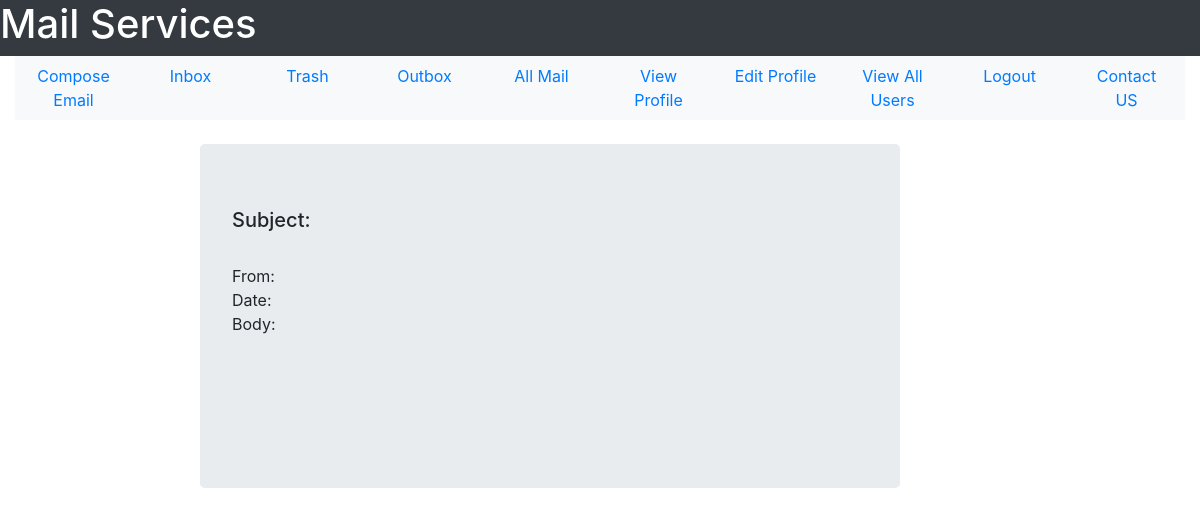
Page /view-mail/242 on the earlier database version.
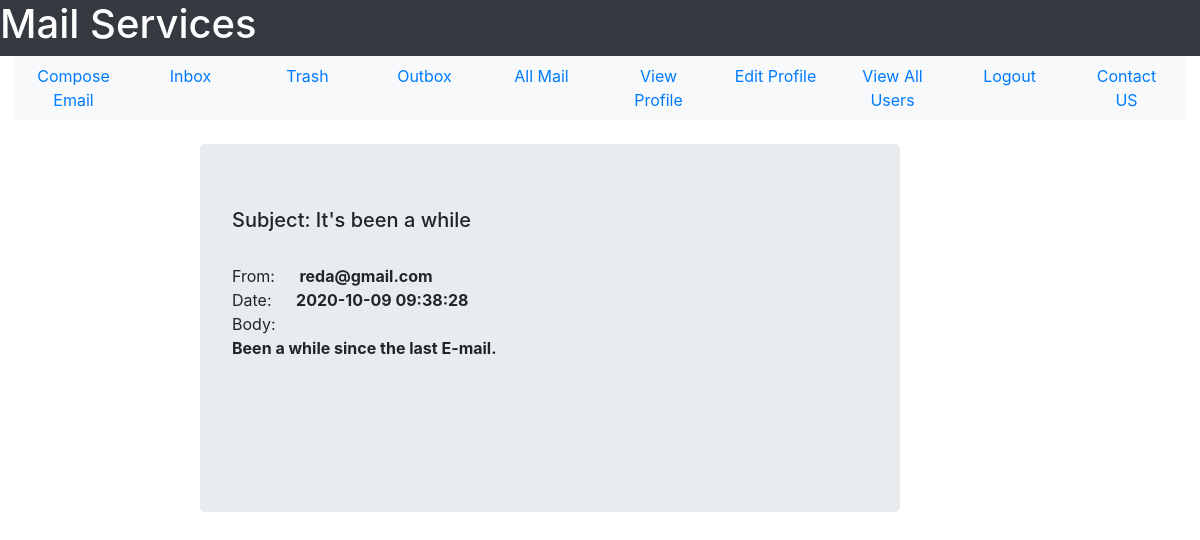
Same page on the later database version.
### tables this page shows
CREATE TABLE mail(mail_id INTEGER PRIMARY KEY, sender_id INTEGER NOT NULL, receiver_id INTEGER NOT NULL, mail_subject TEXT, mail_body TEXT,  mail_date TEXT NOT NULL,mail_seen INTEGER DEFAULT 0 CHECK(mail_seen == 0 OR mail_seen == 1), sender_trashed INTEGER DEFAULT 0 CHECK(sender_trashed == 0 OR sender_trashed == 1), receiver_trashed INTEGER DEFAULT 0 CHECK(receiver_trashed == 0 OR receiver_trashed == 1), multiple_receivers INTEGER DEFAULT 0 CHECK(multiple_receivers == 0 OR multiple_receivers == 1), FOREIGN KEY(sender_id, receiver_id) REFERENCES user(user_id, user_id));

CREATE TABLE user(user_id INTEGER PRIMARY KEY, user_name TEXT NOT NULL, user_email TEXT NOT NULL, user_password TEXT  NOT NULL, user_gender TEXT NOT NULL, user_date_of_birth TEXT NOT NULL, user_city TEXT NOT NULL, user_country TEXT NOT NULL, user_contact INTEGER, user_account_creation_date TEXT NOT NULL, user_active INTEGER DEFAULT 0 CHECK(user_active == 1 OR user_active == 0), UNIQUE(user_email));

### User/User_Mail/user_mail.py (the view, shortened to what this page needs)
@user_mail_bp.route("/view-mail/<mail_id>")
def view_mail(mail_id):
    sqlite_connection = sqlite3.connect('MAIL_DB.db')
    select_mail_query = """SELECT sender_id, mail_subject, mail_body, mail_date FROM mail WHERE mail_id = ?;"""
    mail_record = sqlite_connection.execute(select_mail_query, (mail_id,))
    mail_data = {}
    for data in mail_record:
        mail_data['sender_mail'] = get_user_email(data[0])
        mail_data['mail_subject'] = data[1]
        mail_data['mail_body'] = data[2]
        mail_data['mail_date'] = remove_milli_seconds(data[3])
    update_query = """UPDATE mail SET mail_seen = ? WHERE mail_id = ?;"""
    update_query_data = (1, mail_id)
    sqlite_connection.execute(update_query, update_query_data)
    sqlite_connection.commit()
    sqlite_connection.close()
    return render_template('User_Mail/view_mail.html', mail = mail_data)

### User/User_Mail/user_mail.py (called while the page is built)
def get_user_email(user_id):
    sqlite_connection = sqlite3.connect('MAIL_DB.db')
    select_user_query = """SELECT user_email FROM user WHERE user_id = ?;"""
    select_user_query_data = (user_id,)
    user_record = sqlite_connection.execute(select_user_query, select_user_query_data)
    user_email = ""
    for data in user_record:
        user_email = data[0]
    sqlite_connection.close()
    return user_email

def check_attachment_exist(mail_id):
    sqlite_connection = sqlite3.connect('MAIL_DB.db')
    search_file_query = """SELECT * FROM attachment WHERE mail_id = ?;"""
    search_file_query_data = (mail_id,)
    file_list = sqlite_connection.execute(search_file_query, search_file_query_data).fetchall()
    if len(file_list) == 0:
        sqlite_connection.close()
        return False
    else:
        sqlite_connection.close()
        return True

def remove_milli_seconds(full_date):
    date = datetime.strptime(full_date, '%Y-%m-%d %H:%M:%S.%f')
    return date.strftime('%Y-%m-%d %H:%M:%S')

### User/User_Mail/templates/User_Mail/view_mail.html (shortened to what this page needs)
<!DOCTYPE html>
<html lang = "en">
    <head>
        <link rel="stylesheet" href="https://maxcdn.bootstrapcdn.com/bootstrap/4.5.2/css/bootstrap.min.css">
    </head>
    <body>
        <div class = "container-fluid">
            <div class = "row bg-dark text-white">
                <h1>Mail Services</h1>
            </div>
            <div>
                <ul class = "nav nav-justified bg-light">
                    <li class = 'nav-item'>
                        <a href = "{{url_for('user_mail_bp.compose_email')}}" class = 'nav-link'>Compose Email</a>
                    </li>
                    <li class = 'nav-item'>
                        <a href = "{{url_for('user_mail_bp.see_inbox')}}" class = 'nav-link'>Inbox</a>
                    </li>
                    <li class = 'nav-item'>
                        <a href = "{{url_for('user_mail_bp.trash')}}" class = 'nav-link'>Trash</a>
                    </li>
                    <li class = 'nav-item'>
                        <a href = "{{url_for('user_mail_bp.see_outbox')}}" class = 'nav-link'>Outbox</a>
                    </li>
                    <li class = 'nav-item'>
                        <a href = "{{url_for('user_mail_bp.see_all_mail')}}" class = 'nav-link'>All Mail</a>
                    </li>
                    <li class = 'nav-item'>
                        <a href = "{{url_for('user_profile_bp.view_profile')}}" class = 'nav-link'>View Profile</a>
                    </li>
                    <li class = 'nav-item'>
                        <a href = "{{url_for('user_profile_bp.edit_profile_form')}}" class = 'nav-link'>Edit Profile</a>
                    </li>
                    <li class = 'nav-item'>
                        <a href = "{{url_for('user_profile_bp.view_all_users')}}" class = 'nav-link'>View All Users</a>
                    </li>
                    <li class = 'nav-item'>
                        <a href = "{{url_for('user_profile_bp.logout')}}" class = 'nav-link'>Logout</a>
                    </li>
                    <li class = 'nav-item'>
                        <a href = '#' class = 'nav-link'>Contact US</a>
                    </li>
                </ul>
            </div>
        <div class = "row">
            <div class = "col-2">
            </div>
                <div class = "jumbotron mt-4 mr-6" style = "width: 700px;">
                <h5>Subject: {{mail['mail_subject']}}</h5>
                <br>
                <span>From: </span><strong style = "margin-left: 20px;">{{mail['sender_mail']}}</strong>
                <br>
                <span>Date: </span><strong style = "margin-left: 20px;">{{mail['mail_date']}}</strong>
                <span style = "display: block;">Body:</span>
                <p>
                    <strong>{{mail['mail_body']}}</strong>
                </p>
                <br><br><br>
                </div>
            <div class = "col-3">
            </div>
        </div>
    </body>
</html>

Differences in the rows shown:
added mail: mail_subject "It's been a while", mail_body "Been a while since the last E-mail."
now on this page (row unchanged): user: sender_mail "reda@gmail.com"
Other differences:
{{ mail['mail_date'] }}: (not shown) → "2020-10-09 09:38:28"
